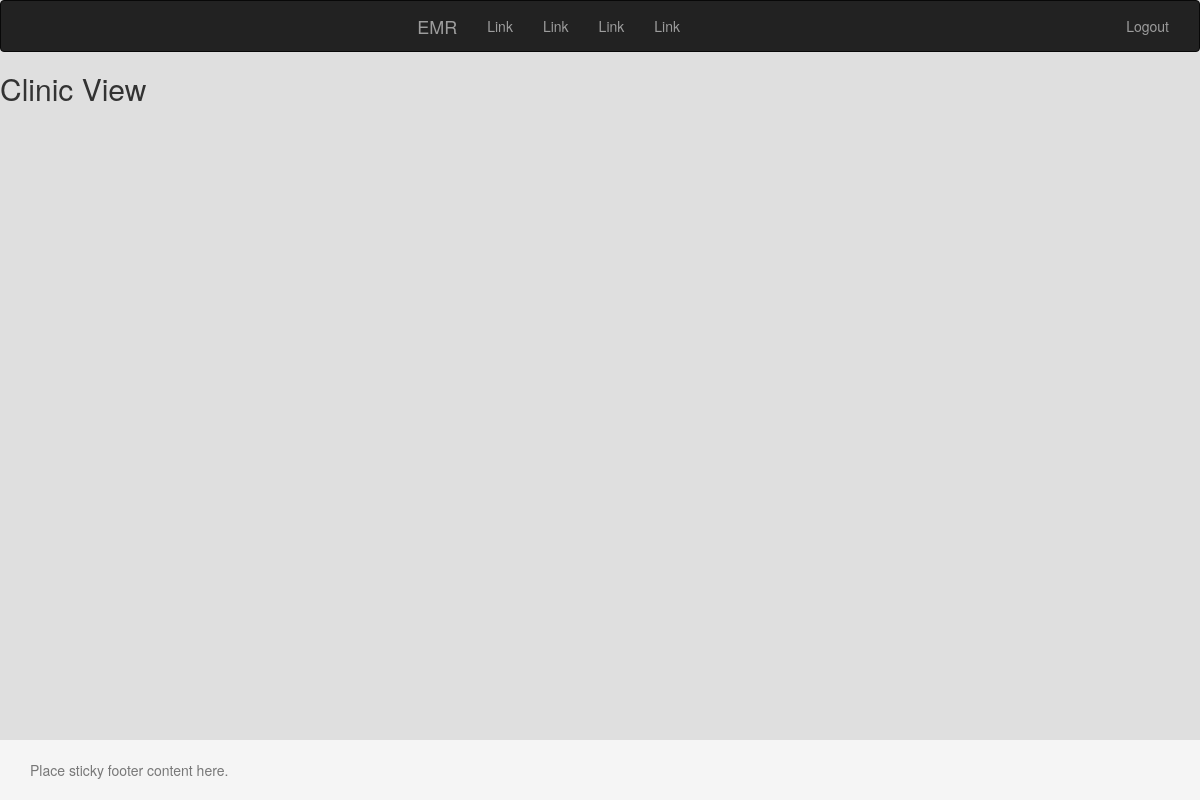
Page /index.php/clinic on the earlier database version.
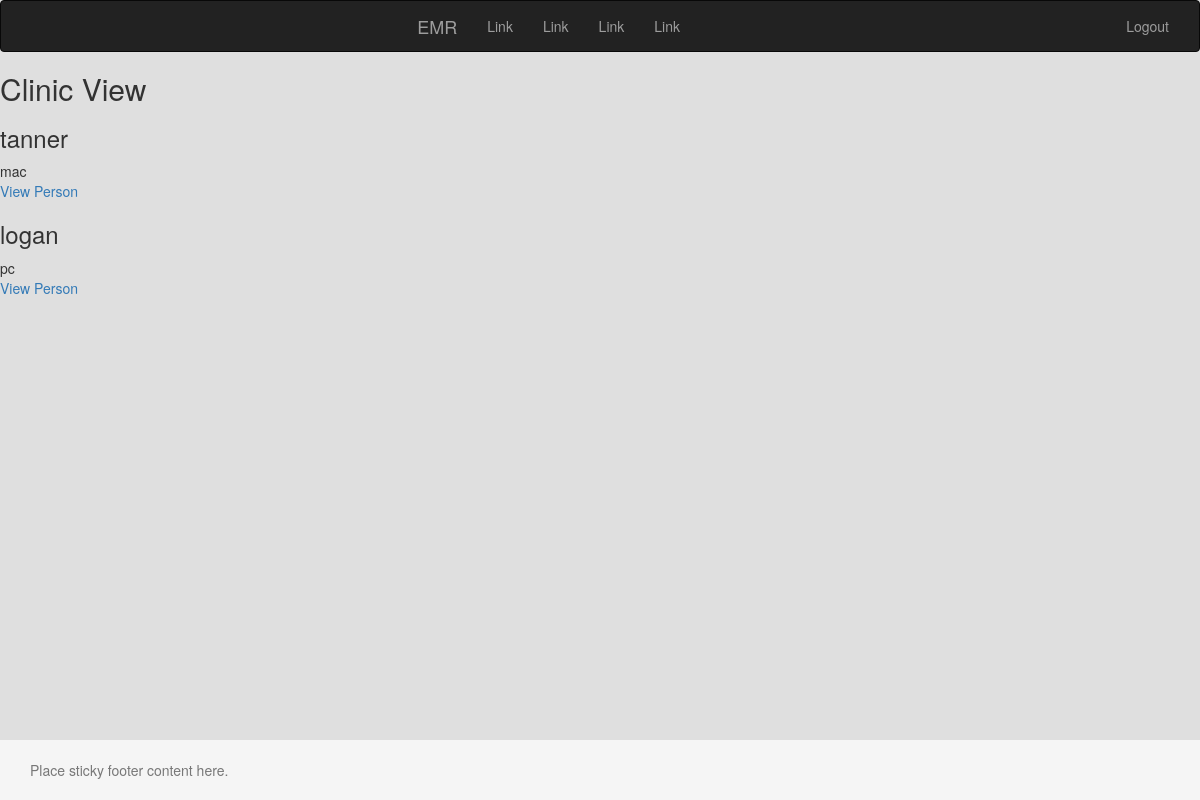
Same page on the later database version.
### tables this page shows
CREATE TABLE `test2` (
  `id` int(11) NOT NULL,
  `name` varchar(128) NOT NULL,
  `computer` varchar(128) NOT NULL
);

### application/controllers/Clinic.php (called while the page is built, shortened)
<?php
class Clinic extends CI_Controller {
        public function __construct()
        {
                $this->load->model('clinic_model');
        }
        public function index()
        {
                $data['clinics'] = $this->clinic_model->get_clinics();
		        $data['title'] = 'Clinic View';
		        $this->load->view('templates/header', $data);
		        $this->load->view('clinic/index', $data);
		        $this->load->view('templates/footer');
        }
}

### index.php (called while the page is built, shortened)
<?php
require_once BASEPATH.'core/CodeIgniter.php';

### application/models/Clinic_model.php (called while the page is built, shortened)
<?php
class Clinic_model extends CI_Model {
    public function get_clinics($clinicID = FALSE)
	{
        if ($clinicID === FALSE)
        {
            $query = $this->db->get('test2');
            return $query->result_array();
        }
        $query = $this->db->get_where('test2', array('name' => $clinicID));
        return $query->row_array();
	}
}

### application/views/clinic/index.php (the view)
<h2><?php echo $title; ?></h2>
<?php foreach ($clinics as $clinic): ?>
        <h3><?php echo $clinic['name']; ?></h3>
        <div class="main">
                <?php echo $clinic['computer']; ?>
        </div>
         <p><a href="<?php echo site_url('clinic/'.$clinic['name']); ?>">View Person</a></p>
<?php endforeach; ?>

### application/views/templates/header.php (shortened to what this page needs)
<html>
        <head>
				<link rel="stylesheet" href="https://maxcdn.bootstrapcdn.com/bootstrap/3.3.7/css/bootstrap.min.css">
        </head>
        <body style="background-color: #dfdfdf;">
        	<nav class="navbar navbar-inverse">
			  	<div class="container-fluid">
			    	<div class="collapse navbar-collapse" id="bs-example-navbar-collapse-1">
			      		<ul class="nav navbar-nav">
					      	<li><a class="navbar-brand" href="<?php echo site_url('home');?>">EMR</a></li>
					        <li class=""><a href="#">Link <span class="sr-only">(current)</span></a></li>
					        <li><a href="#">Link</a></li>
					        <li><a href="#">Link</a></li>
					        <li><a>Link</a><li>
			      		</ul>
			      		<ul class="nav navbar-nav navbar-right">
			        		<li><a href="#" style="text-decoration: none; cursor: initial;"><?php
					        if (isset($username)) {
					         	echo "Hello ".$username;
					         } ?></a></li>
					         <li><a href="home/logout" style="text-decoration: none; cursor: initial;">Logout</a></li>
			      		</ul>
			    	</div>
			  	</div>
			</nav>

### application/views/templates/footer.php (shortened to what this page needs)
                <footer class="footer">
			      	<div class="container">
			        	<p class="text-muted">Place sticky footer content here.</p>
			      	</div>
			    </footer>
        </body>
</html>

### application/views/templates/header.php (style rules this page uses)
.navbar .navbar-nav { display: inline-block; float: none; vertical-align: top; }
.navbar .navbar-collapse { text-align: center; }

### application/views/templates/footer.php (style rules this page uses)
html { position: relative; min-height: 100%; }
body { margin-bottom: 60px; }
.footer { position: absolute; bottom: 0; width: 100%; height: 60px; background-color: #f5f5f5; }
.container .text-muted { margin: 20px 0; }
.footer > .container { padding-right: 15px; padding-left: 15px; }

Differences in the rows shown:
added test2: name "tanner", computer "mac"
added test2: name "logan", computer "pc"
